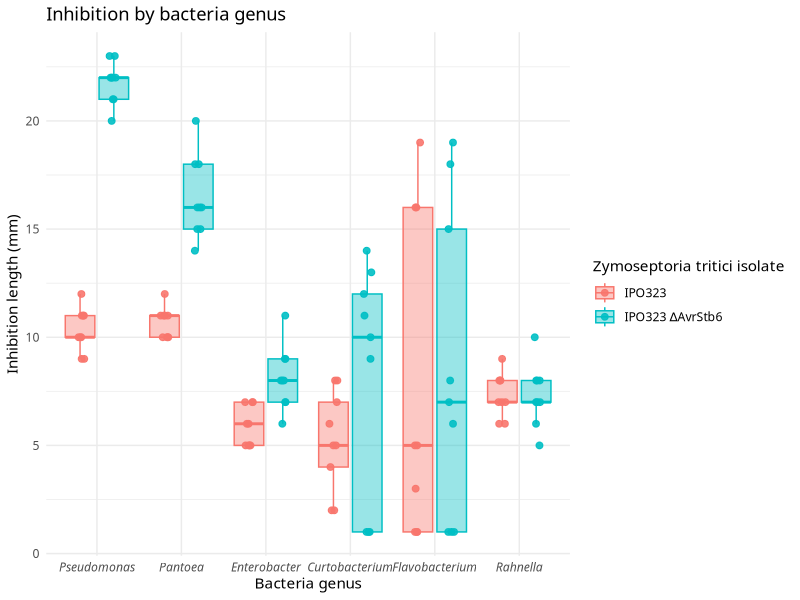
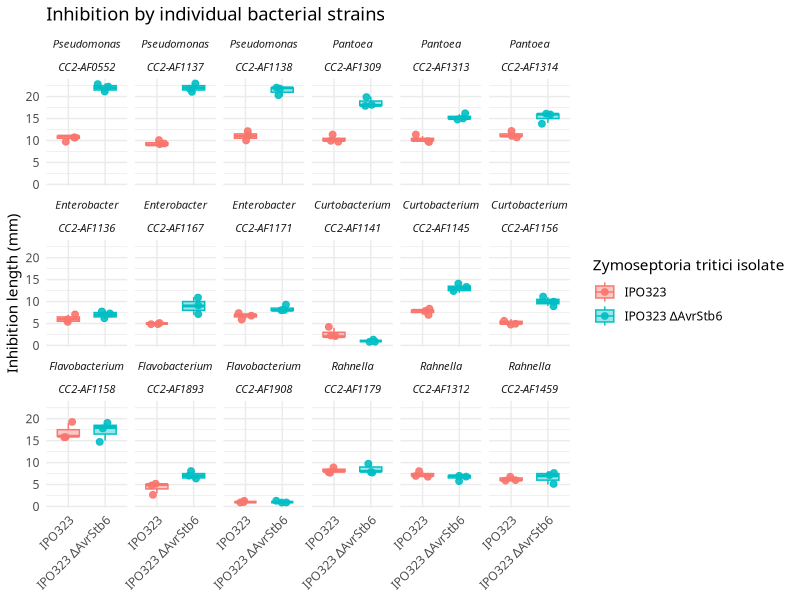
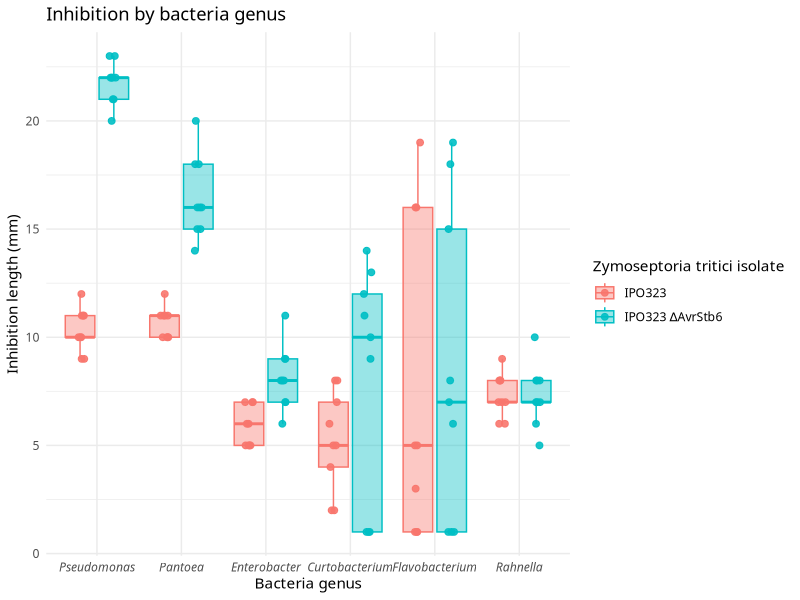
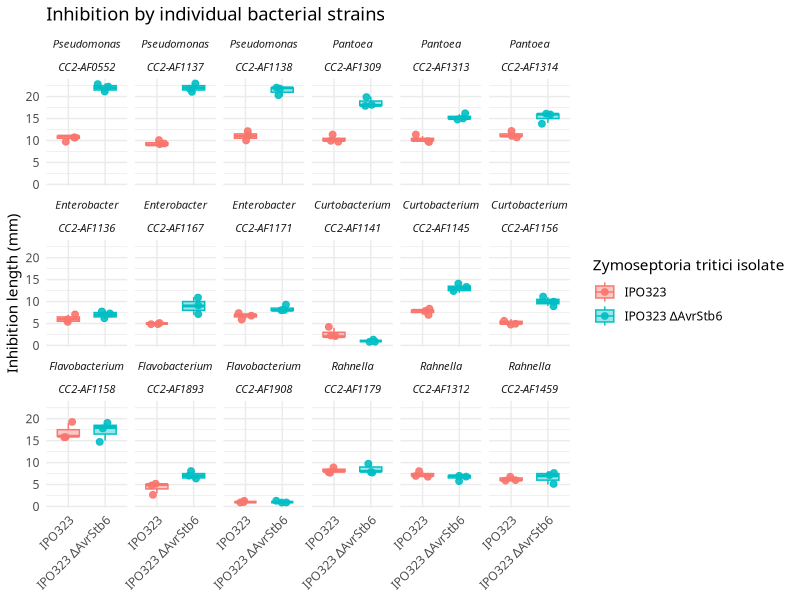

Reproduce these figures in R, in order.
## ---- chunk 1

# Load necessary libraries
library(ggplot2)
library(ggpubr)
library(readr)
library(rstatix)
library(dplyr)
library(multcompView)


## ---- chunk 2

# 1. Load data
df <- read_csv("wheat_bacteria_vs_Zt_IPO323.csv")  # Replace with your actual file path

df <- df %>%
  mutate(treatment = factor(treatment, levels = c("IPO323", "AvrStb6")))


# 2.Perform ANOVA separately for each bacterial genus
anova_results <- df %>%
  group_by(bacteria_genus) %>%
  anova_test(inhibition_length ~ treatment)

# Print ANOVA results
print(anova_results)

# Perform Tukey's post hoc test for each bacterial genus
tukey_results <- df %>%
  group_by(bacteria_genus) %>%
  tukey_hsd(inhibition_length ~ treatment)

# Print Tukey test results
print(tukey_results)


# 3. Reorganise and rename bacterial and fungal strains

df$bacteria_genus <- factor(
  df$bacteria_genus,
  levels = c(
    "Pseudomonas",
    "Pantoea",
    "Enterobacter",
    "Curtobacterium",
    "Flavobacterium",
    "Rahnella"
  ),
  labels = c(
    "Pseudomonas",
    "Pantoea",
    "Enterobacter",
    "Curtobacterium",
    "Flavobacterium",
    "Rahnella"
  )
)

df$treatment <- factor(
  df$treatment,
  levels = c(
    "IPO323",
    "AvrStb6"
  ),
  labels = c(
    "IPO323",
    "IPO323 ∆AvrStb6"
  )
)


# 4. Create box plot

ggboxplot(df, x = "bacteria_genus", y = "inhibition_length",
          fill = "treatment",
          color = "treatment",
          add = "jitter",
          add.params = list(size = 2, alpha = 0.9),
          width = 0.7,
          alpha = 0.4,                    # transparency for boxes
          outlier.shape = NA) +
  labs(title = "Inhibition by bacteria genus",
       x = "Bacteria genus",
       y = "Inhibition length (mm)",
       color = "Zymoseptoria tritici isolate",
       fill = "Zymoseptoria tritici isolate") +
  theme_minimal() +
  theme(
    text = element_text(family = "Avenir Next Medium"),
    axis.text.x = element_text(face = "italic")
  )


### Save the plot
ggsave("wheat_bacteria_vs_Zt_IPO323.png", width = 10, height = 6, dpi = 800)


## ---- chunk 3


# Plot per strain (lab_ID) within each genus

ggboxplot(df, x = "treatment", y = "inhibition_length",
          fill = "treatment",
          color = "treatment",
          add = "jitter",
          add.params = list(size = 2, alpha = 0.9),
          width = 0.6,
          alpha = 0.4,
          outlier.shape = NA) +
  facet_wrap(~ bacteria_genus + strain_ID, ncol = 6)+
  labs(title = "Inhibition by individual bacterial strains",
       x = NULL,
       y = "Inhibition length (mm)",
       color = "Zymoseptoria tritici isolate",
       fill = "Zymoseptoria tritici isolate") +
  theme_minimal() +
  theme(
    text = element_text(family = "Avenir Next Medium"),
    strip.text = element_text(size = 8, face = "italic"),
    axis.text.x = element_text(angle = 45, hjust = 1)
  )

### Save the plot
ggsave("Sup_Fig_4_wheat_bacteria_strains_vs_Zt_IPO323.png", width = 10, height = 6, dpi = 800)
